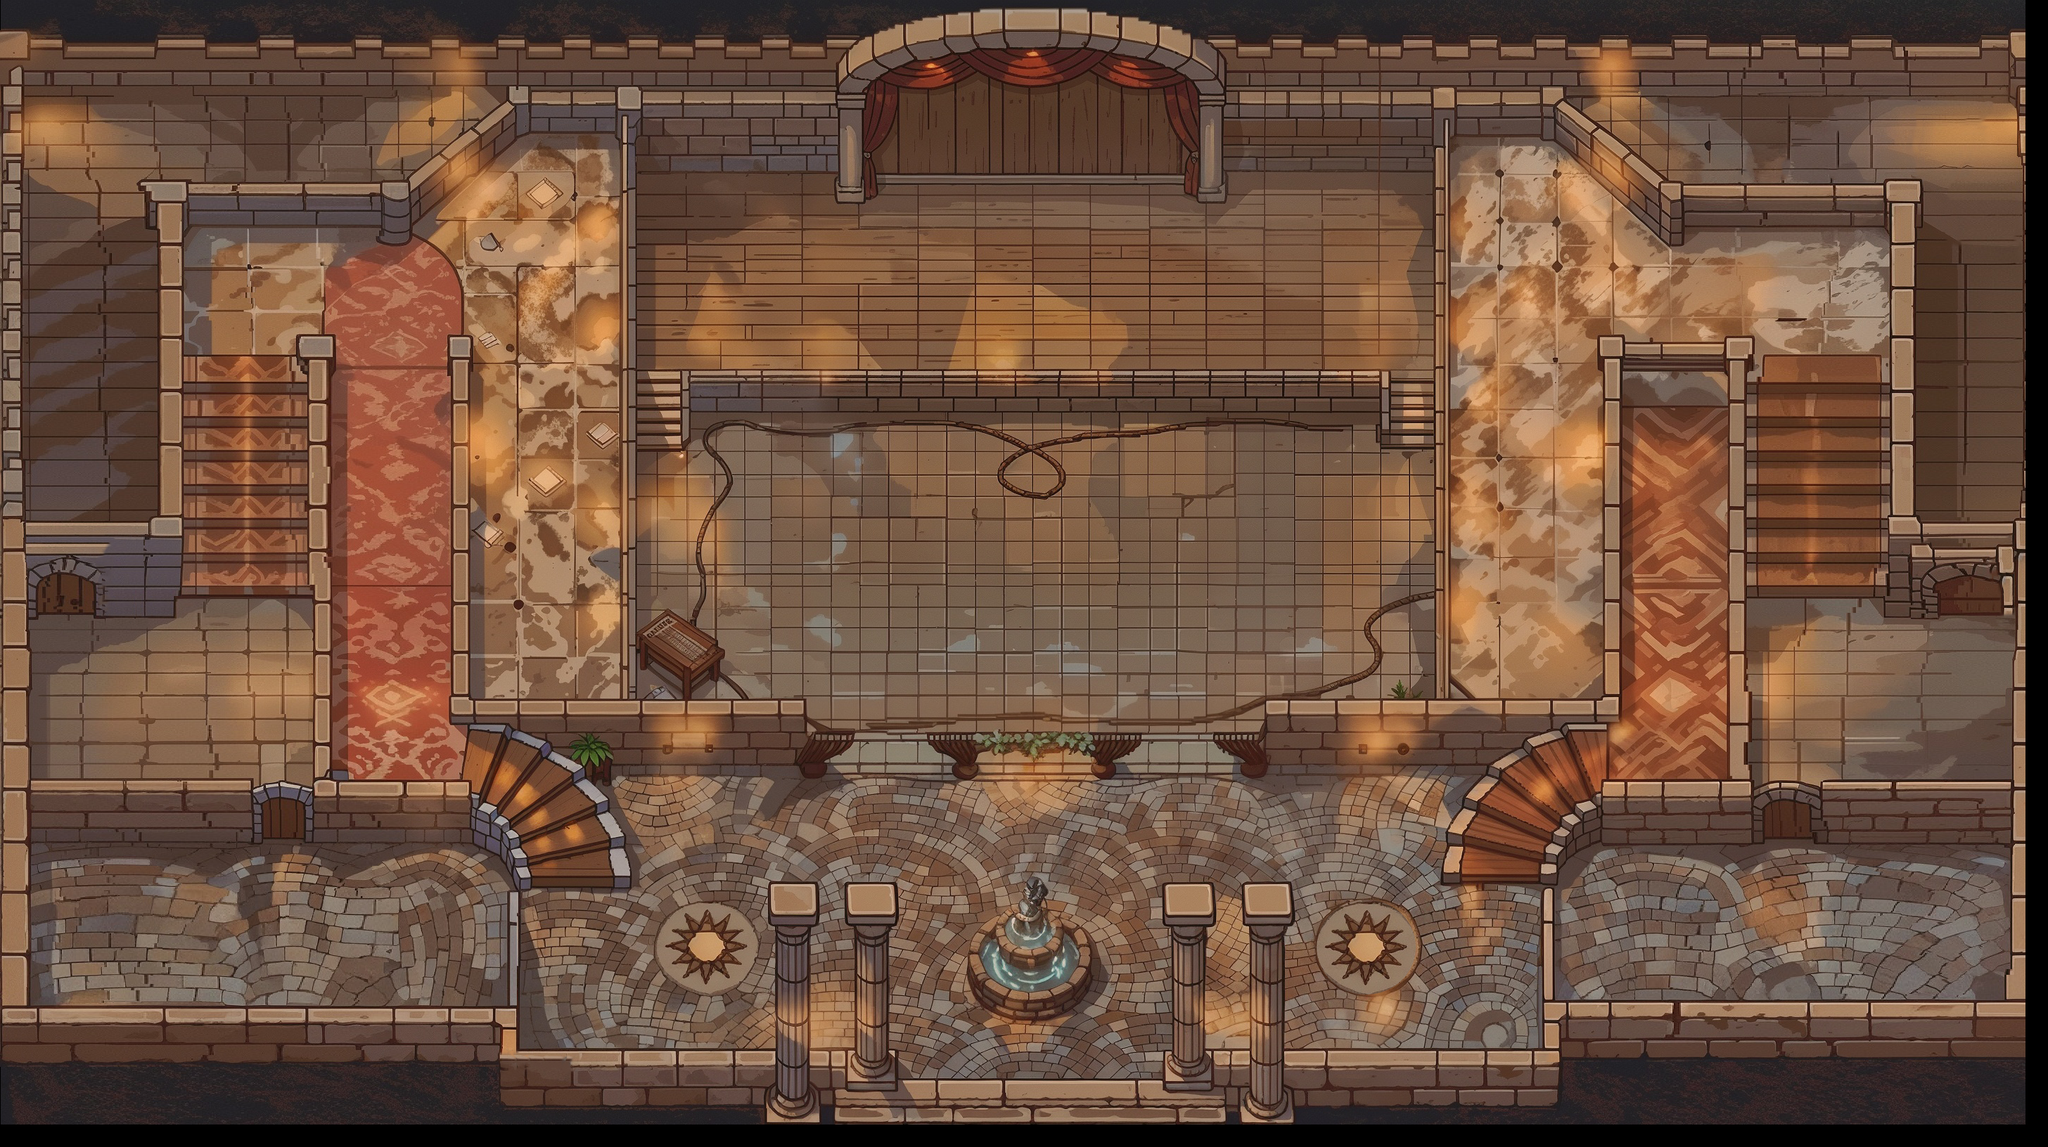

This is a level from a 2D game, rendered from its Tiled map with the project's own tilesets. A one-line summary and the map file follow, with tile-layer data summarised:
An orthogonal 91x51 tile map with 32x32 px tiles, 2 tile layers (ground, walls), 2 tilesets and 121 objects (111x obj, 8x instrument, player, Podium).

<map version="1.10" tiledversion="1.11.2" class="obj" orientation="orthogonal" renderorder="right-down" width="91" height="51" tilewidth="32" tileheight="32" infinite="0" nextlayerid="6" nextobjectid="206">
 <tileset firstgid="1" name="hh" tilewidth="32" tileheight="32" tilecount="4500" columns="90">
  <image source="map/hh.png" width="2907" height="1630" />
 </tileset>
 <tileset firstgid="4501" name="walls" tilewidth="32" tileheight="32" tilecount="4500" columns="90">
  <image source="map/walls.png" width="2906" height="1630" />
 </tileset>
 <layer id="3" name="ground" width="91" height="51">
  <data>[4641 cells, 4500 non-empty, 4500 distinct tile ids]</data>
 </layer>
 <layer id="4" name="walls" width="91" height="51">
  <data>[4641 cells, 4091 non-empty, 4091 distinct tile ids]</data>
 </layer>
 <objectgroup id="5" name="Object Layer 1" class="obj" offsetx="7" offsety="-1">
  <object id="2" type="obj" x="812.667" y="1024" width="327.333" height="64.6667" />
  <object id="3" type="obj" x="779.333" y="1024.67" width="32" height="58.6667" />
  <object id="4" type="obj" x="730.667" y="1023.33" width="44" height="32.6667" />
  <object id="5" type="obj" x="657.333" y="1018.67" width="71.3333" height="20" />
  <object id="7" type="obj" x="633.333" y="477.333" width="24" height="553.333" />
  <object id="8" type="obj" x="418.667" y="477.333" width="49.3333" height="32" />
  <object id="9" type="obj" x="430.667" y="510.667" width="36" height="641.333" />
  <object id="10" type="obj" x="-16" y="46" width="46" height="1386" />
  <object id="11" type="obj" x="2852" y="46" width="50" height="1378" />
  <object id="12" type="obj" x="876" y="130" width="20" height="870" />
  <object id="13" type="obj" x="2032" y="124" width="20" height="872" />
  <object id="14" type="obj" x="966" y="530" width="1002" height="74" />
  <object id="15" type="obj" x="898" y="130" width="286" height="124" />
  <object id="16" type="obj" x="1184" y="138" width="40" height="148" />
  <object id="17" type="obj" x="1686" y="122" width="52" height="168" />
  <object id="18" type="obj" x="1730" y="114" width="300" height="136" />
  <object id="19" type="obj" x="1230" y="114" width="470" height="144" />
  <object id="20" type="obj" x="2256" y="470" width="46" height="44" />
  <object id="21" type="obj" x="2444" y="480" width="40" height="34" />
  <object id="22" type="obj" x="2278" y="502" width="18" height="520" />
  <object id="23" type="obj" x="2450" y="510" width="30" height="604" />
  <object id="25" type="obj" x="1792" y="1024" width="330.5" height="78" />
  <object id="26" type="obj" x="2123.5" y="1024" width="34.5" height="53" />
  <object id="27" type="obj" x="2158" y="1023" width="53.5" height="27.5" />
  <object id="28" type="obj" x="2213" y="1023" width="64.5" height="16" />
  <object id="29" type="obj" x="2671" y="252" width="53" height="37" />
  <object id="30" type="obj" x="2679" y="288" width="38" height="470" />
  <object id="31" type="obj" x="190.667" y="253.333" width="69.3333" height="38.6667" />
  <object id="32" type="obj" x="220" y="292" width="30.6667" height="469.333" />
  <object id="33" type="obj" x="-9" y="1483" width="710" height="31" />
  <object id="34" type="obj" x="696" y="1435" width="31" height="70" />
  <object id="37" type="obj" x="706" y="1530" width="488" height="42" />
  <object id="38" type="obj" x="1194" y="1493" width="73" height="74" />
  <object id="39" type="obj" x="1266" y="1536" width="383" height="31" />
  <object id="40" type="obj" x="1642" y="1494" width="76" height="56" />
  <object id="41" type="obj" x="1716" y="1526" width="489" height="51" />
  <object id="42" type="obj" x="2185" y="1423" width="23" height="106" />
  <object id="43" type="obj" x="2211" y="1463" width="662" height="45" />
  <object id="44" type="obj" x="2851" y="1422" width="24" height="40" />
  <object id="45" type="obj" x="-7" y="1430" width="42" height="57" />
  <object id="46" type="obj" x="439" y="1155" width="224" height="48" />
  <object id="47" type="obj" x="33" y="1148" width="318" height="54" />
  <object id="49" type="obj" x="129" y="798" width="122" height="79" />
  <object id="50" type="obj" x="27" y="806" width="19" height="72" />
  <object id="51" type="obj" x="255" y="296" width="278" height="27" />
  <object id="52" type="obj" x="535" y="300" width="42" height="48" />
  <object id="61" type="obj" x="573" y="286" width="27" height="34" />
  <object id="62" type="obj" x="600" y="255" width="30" height="32" />
  <object id="63" type="obj" x="632" y="226" width="33" height="32" />
  <object id="64" type="obj" x="664" y="191" width="31" height="35" />
  <object id="65" type="obj" x="696" y="161" width="31" height="33" />
  <object id="66" type="obj" x="732" y="155" width="153" height="35" />
  <object id="67" type="obj" x="601" y="288" width="12" height="13" />
  <object id="68" type="obj" x="633" y="257" width="13" height="16" />
  <object id="69" type="obj" x="666" y="225" width="22" height="21" />
  <object id="70" type="obj" x="694" y="192" width="27" height="28" />
  <object id="71" type="obj" x="2058" y="162" width="144" height="38" />
  <object id="72" type="obj" x="2382" y="290" width="297" height="35" />
  <object id="73" type="obj" x="2300" y="482" width="144" height="28" />
  <object id="74" type="obj" x="2680" y="801" width="67" height="81" />
  <object id="75" type="obj" x="2840" y="798" width="27" height="73" />
  <object id="76" type="obj" x="2273" y="1151" width="211" height="53" />
  <object id="82" type="obj" x="2047" y="88" width="798" height="48" />
  <object id="83" type="obj" x="2352" y="284" width="32" height="63" />
  <object id="84" type="obj" x="2328" y="287" width="29" height="33" />
  <object id="85" type="obj" x="2297" y="259" width="32" height="28" />
  <object id="86" type="obj" x="2265" y="224" width="27" height="30" />
  <object id="87" type="obj" x="2231" y="192" width="32" height="34" />
  <object id="88" type="obj" x="2202" y="163" width="29" height="25" />
  <object id="89" type="obj" x="2200" y="189" width="30" height="30" />
  <object id="90" type="obj" x="2226" y="228" width="39" height="22" />
  <object id="91" type="obj" x="2268" y="256" width="26" height="25" />
  <object id="92" type="obj" x="2294" y="287" width="33" height="30" />
  <object id="93" type="obj" x="2330" y="321" width="24" height="19" />
  <object id="124" type="obj" x="1954.67" y="606.667">
   <polygon points="0,0 -0.666667,31.3333 15.6667,31.6667 14.6667,-5 -1,-5" />
  </object>
  <object id="126" type="obj" x="2582" y="1148.67" width="272.667" height="55.3333" />
  <object id="128" type="obj" x="2182" y="1224.67" width="24" height="31.3333" />
  <object id="129" type="obj" x="2194" y="1199.33" width="24.6667" height="33.3333" />
  <object id="150" type="obj" x="960" y="527" width="12" height="106" />
  <object id="151" type="obj" x="30.6667" y="49.3333" width="720" height="74.6667" />
  <object id="152" type="obj" x="899.333" y="861.333" width="58" height="134" />
  <object id="153" type="obj" x="963.333" y="885.333" width="22" height="114" />
  <object id="154" type="obj" x="987.333" y="913.333" width="24" height="84" />
  <object id="155" type="obj" x="2223.33" y="1177.33" width="38" height="30" />
  <object id="156" type="obj" x="2235.33" y="1147.33" width="28" height="22" />
  <object id="165" type="obj" x="1361.33" y="1310.66" width="180" height="138.667">
   <ellipse />
  </object>
  <object id="167" type="obj" x="709.333" y="1507.33" width="28" height="66" />
  </objectgroup>
</map>
<!-- 34 of 121 objects omitted -->
